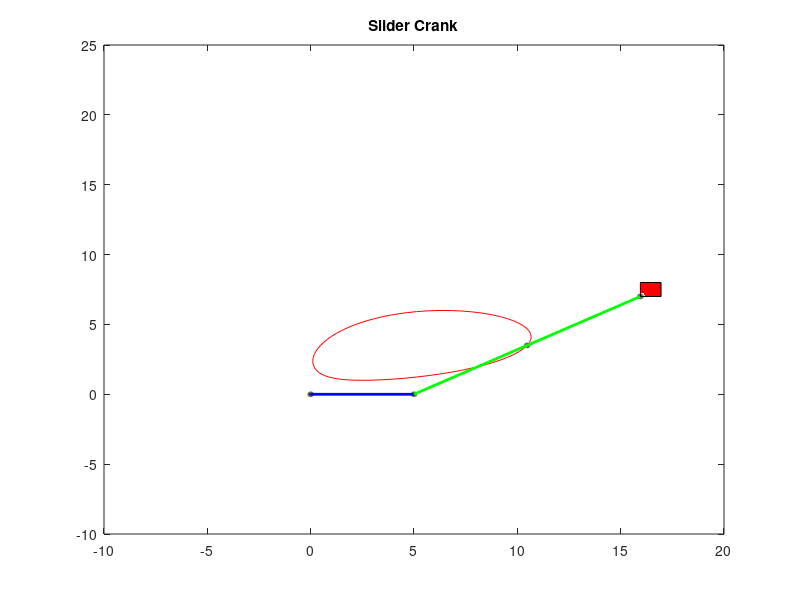

Write MATLAB code to recreate this figure.
clc
clear all
close all

a=5
b=13
c=7

theta_2=0:5:360;

for i=1:length(theta_2)
    
    Ax(i)=a*cosd(theta_2(i));
    Ay(i)=a*sind(theta_2(i));
    
    theta_3=asind(-(c-a*sind(theta_2(i)))/b);
    
    Bx(i)=a*cosd(theta_2(i)) + b*cosd(theta_3);
    By(i)=c;
    
    Cx(i)=(Ax(i) + Bx(i))/2;
    Cy(i)=(Ay(i) + By(i))/2;
    
    plot([0, Ax(i), Bx(i)], [0, Ay(i), By(i)]);
    hold on
    Trace=viscircles([Ax(i) Ay(i)], 0.1, 'Color', 'k');
    Trace=viscircles([Bx(i) By(i)], 0.1, 'Color', 'k');
    Trace=viscircles([0 0], 0.1, 'Color', 'k');
    %path=line([Bx(0),Bx(-1)],[By(0), By(-1)],'color', 'g', 'linewidth', 3)
    title('Slider Crank')
    plot(Cx,Cy,'r')
    Trace=viscircles([Cx(i) Cy(i)], 0.1, 'Color', 'k');
    Crank=line([0 Ax(i)],[0 Ay(i)],'color','b','linewidth',2);
    Coupler=line([Ax(i) Bx(i)],[Ay(i) By(i)],'color','g','linewidth',2)
    rectangle('Position',[Bx(i) By(i) 1 1],'FaceColor','r')
    hold off
    axis([-10 20 -10 25])
    pause(0.01)
    
end
    